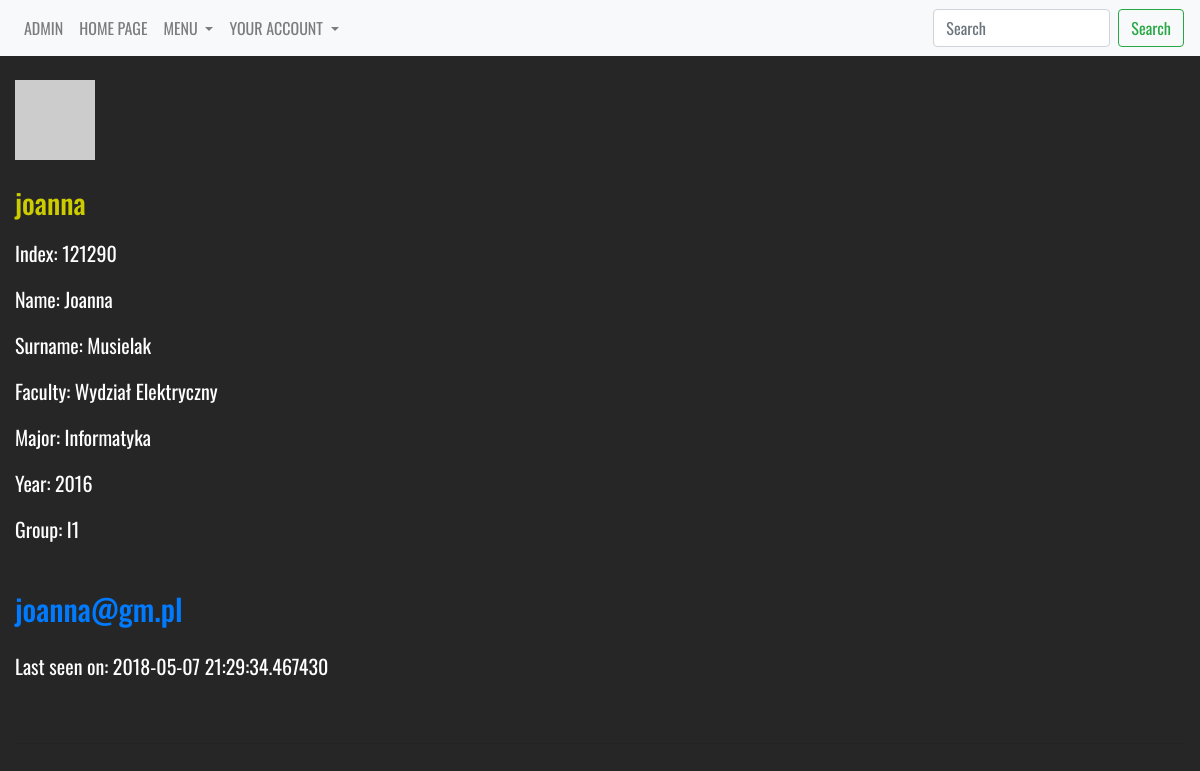
Before: /students/4 (signed in) with the older database file.
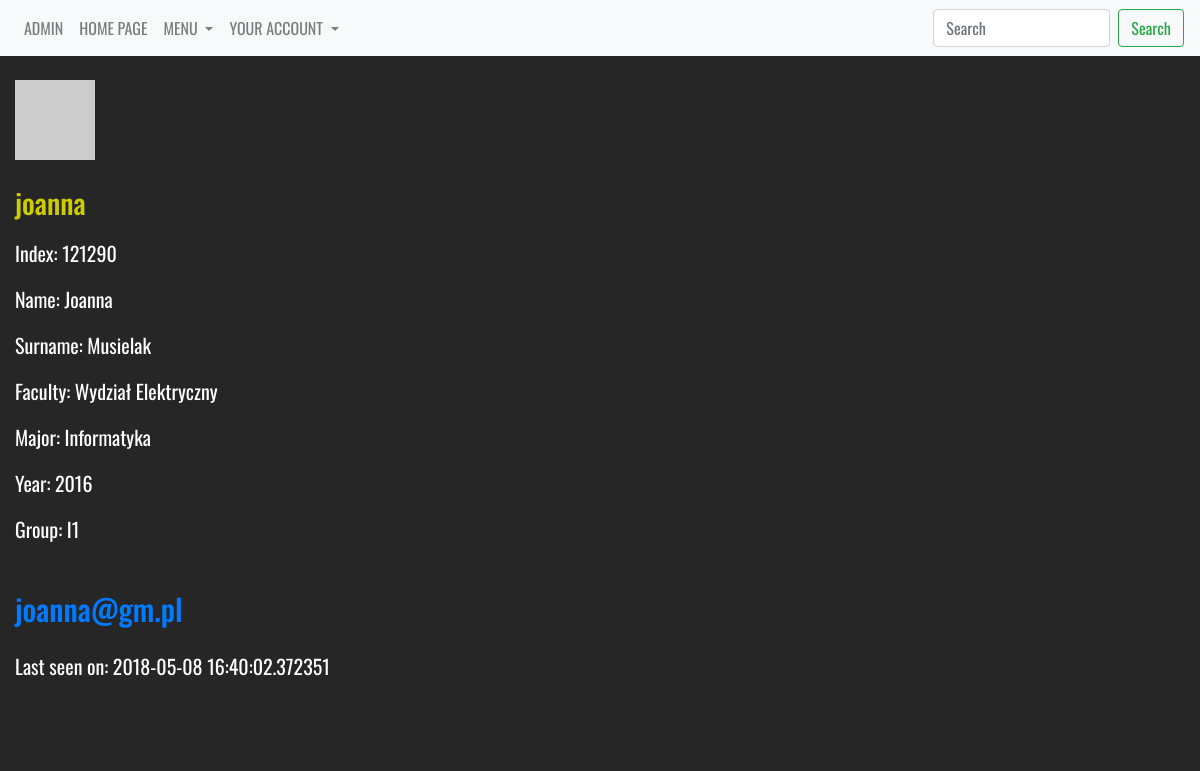
After: the same page with the newer database file.
### models.py (models this page shows, shortened)
class User(db.Model, UserMixin):
    __tablename__ = 'user'
    __searchable__ = ['username']
    id = Column(Integer, autoincrement=True, primary_key=True)
    username = Column(String(25), default='', unique=True)
    active = Column(Boolean, default=True)
    email = Column(String(200), unique=True)
    password = Column(String(200), default='')
    admin = Column(Boolean, default=False)
    confirmed = Column(db.Boolean, nullable=False, default=False)
    confirmed_on = Column(db.DateTime, nullable=True)
    registered_on = Column(db.DateTime, nullable=False)
    about_me = Column(String(140))
    last_seen = Column(DateTime, default=datetime.utcnow)
    student_id = db.Column(db.Integer, db.ForeignKey('student.id'), unique=True)
    def get_id(self):
        return self.id
    def avatar(self, size):
        digest = md5(self.email.lower().encode('utf-8')).hexdigest()
        return 'https://www.gravatar.com/avatar/{}?d=identicon&s={}'.\
            format(digest, size)

class Student(db.Model):
    __tablename__ = 'student'
    __searchable__ = ['name', 'surname']
    id = Column(Integer, autoincrement=True, primary_key=True)
    index = Column(Integer, unique=True)
    name = Column(String(25), default='')
    surname = Column(String(25), default='')
    faculty_id = db.Column(db.Integer, db.ForeignKey('faculty.id'), nullable=False)
    major_id = db.Column(db.Integer, db.ForeignKey('major.id'), nullable=False)
    year_id = db.Column(db.Integer, db.ForeignKey('year.id'), nullable=False)
    group_id = db.Column(db.Integer, db.ForeignKey('group.id'), nullable=False)
    user = db.relationship('User', backref='student')

class Faculty(db.Model):
    __tablename__ = 'faculty'
    __searchable__ = ['name']
    id = Column(Integer, autoincrement=True, primary_key=True, )
    name = Column(String(100), default='')
    major = db.relationship('Major', backref='faculty')
    year = db.relationship('Year', backref='faculty')
    group = db.relationship('Group', backref='faculty')
    student = db.relationship('Student', backref='faculty')

class Major(db.Model):
    __tablename__ = 'major'
    __searchable__ = ['name']
    id = Column(Integer, autoincrement=True, primary_key=True)
    name = Column(String(50), default='')
    year = db.relationship('Year', backref='major')
    group = db.relationship('Group', backref='major')
    student = db.relationship('Student', backref='major')
    faculty_id = db.Column(db.Integer, db.ForeignKey('faculty.id'), nullable=False)

class Year(db.Model):
    __tablename__ = 'year'
    __searchable__ = ['nr']
    id = Column(Integer, autoincrement=True, primary_key=True)
    nr = Column(String(4), default='')
    group = db.relationship('Group', backref='year')
    student = db.relationship('Student', backref='year')
    faculty_id = db.Column(db.Integer, db.ForeignKey('faculty.id'), nullable=False)
    major_id = db.Column(db.Integer, db.ForeignKey('major.id'), nullable=False)
    secretary_id = db.Column(db.Integer, db.ForeignKey('secretary.id'), nullable=False)

class Group(db.Model):
    __tablename__ = 'group'
    __searchable__ = ['subject']
    id = Column(Integer, autoincrement=True, primary_key=True)
    name = Column(String(10), default='')
    student = db.relationship('Student', backref='group')
    faculty_id = db.Column(db.Integer, db.ForeignKey('faculty.id'), nullable=False)
    major_id = db.Column(db.Integer, db.ForeignKey('major.id'), nullable=False)
    year_id = db.Column(db.Integer, db.ForeignKey('year.id'), nullable=False)

### views/students.py (the view)
@app.route('/students/<int:id>', methods=['GET'])
@login_required
def student(id):
    student = Student.query.filter(Student.id == id).first()
    user = User.query.filter(User.id == student.id + 1).first()
    return render_template('faculty/students/profile.html', user=user, student=student, current_user=current_user)

### views/user.py (called while the page is built)
@lm.user_loader
def load_user(user_id):
    return User.query.filter(User.id == user_id).first()

@app.before_request
def before_request():
    if current_user.is_authenticated:
        current_user.last_seen = datetime.utcnow()
        db.session.commit()

### templates/faculty/students/profile.html (shortened to what this page needs)
{% extends "_base.html" %}
{% block content %}
    <table>
        <tr valign="top">
            <br>
        <p><a href="{{ url_for('change_avatar', id=student.id) }}"><img src="{{ user.avatar(128) }}"></a></p>
            <h3>{{ user.username }}</h3>
        <div class="content">
            <p> Index: {{ student.index }}</p>
            <p> Name: {{ student.name }}</p>
            <p> Surname: {{ student.surname }}</p>
            <p> Faculty: {{ student.faculty.name }}</p>
            <p> Major: {{ student.major.name }}</p>
            <p> Year: {{ student.year.nr }}</p>
            <p> Group: {{ student.group.name }}</p>
            <h4><a class="u-email" href="mailto:{{ user.email }}">{{ user.email }}</a></h4>
                {% if user.last_seen %}<p>Last seen on: {{ user.last_seen }}</p>{% endif %}
        <br>
</div>
        </tr>
    </table>
    <hr>
{% endblock %}

### templates/_base.html (shortened to what this page needs)
<!doctype html>
<html lang=en>
<head>
  <link rel="stylesheet" href="https://maxcdn.bootstrapcdn.com/bootstrap/4.0.0/css/bootstrap.min.css"
>
  <link rel="stylesheet" href="https://cdnjs.cloudflare.com/ajax/libs/font-awesome/4.7.0/css/font-awesome.min.css">
  <link rel="stylesheet" href="{{ url_for('static', filename='css/base.css') }}">
  <link rel="stylesheet" href="{{ url_for('static', filename='css/profile.css') }}">
</head>
<body>
<div class="container-fluid">
<nav class="navbar navbar-expand-lg navbar-light bg-light fixed-top">
  <div class="collapse navbar-collapse" id="navbarSupportedContent">
    <ul class="navbar-nav mr-auto">
      {% if current_user.admin == True %}
      <li class="nav-item">
        <a class="nav-link" href="{{ url_for('admin.index')}}"><p class="menu">ADMIN</p></a>
      </li>
      {% endif %}
      <li class="nav-item">
        <a class="nav-link" href="{{ url_for('home_page') }}"><p class="menu">HOME PAGE</p></a>
      </li>
        {% if current_user.is_authenticated %}
            <li class="nav-item dropdown">
        <a class="nav-link dropdown-toggle" href="#" id="navbarDropdownMenu" role="button" data-toggle="dropdown" aria-haspopup="true" aria-expanded="false">
          MENU
        </a>
      </li>
      {% endif %}
    <li class="nav-item dropdown">
        <a class="nav-link dropdown-toggle" href="#" id="navbarDropdownYourAccount" role="button" data-toggle="dropdown" aria-haspopup="true" aria-expanded="false">
          YOUR ACCOUNT
        </a>
    </ul>
  <div class="search">
    <form class="form-inline my-2 my-lg-0">
      <input class="form-control mr-sm-2" type="search" placeholder="Search" aria-label="Search">
      <button class="btn btn-outline-success my-2 my-sm-0" type="submit">Search</button>
    </form>
      </div>
  </div>
</nav>
    <div class="row">
      <div class="col-12">
      </div>
    </div>
    {% block content %}{% endblock %}
</div>
</body>
</html>

### static/css/base.css (style rules this page uses)
body { background-color: #262626; padding-top: 55px; }
h3 { color: #cccc00; font-family: 'Oswald', sans-serif; padding: 10px 0px 10px; }
h4 { color: #cccc00; font-family: 'Oswald', sans-serif; padding: 10px 0px 10px; font-size: 60px; line-height: 1.6; }
h4 { color: #262626; font-family: 'Oswald', sans-serif; font-size: 30px; padding-top: 25px; position: relative; }
hr { color: #cccc00; }
.navbar { display: inline-block; float: none; vertical-align: top; text-align: center; }
.nav-item { font-family: 'Oswald', sans-serif; color: #ffffff; }
.search { font-family: 'Oswald', sans-serif; }
.menu { margin: 0px; }
.content { color: white; font-family: 'Oswald', sans-serif; font-size: 20px; }

Changed rows visible on the page:
changed User "joanna@gm.pl": last_seen "2018-05-07 21:29:34.467430" → "2018-05-08 16:40:02.372351"
